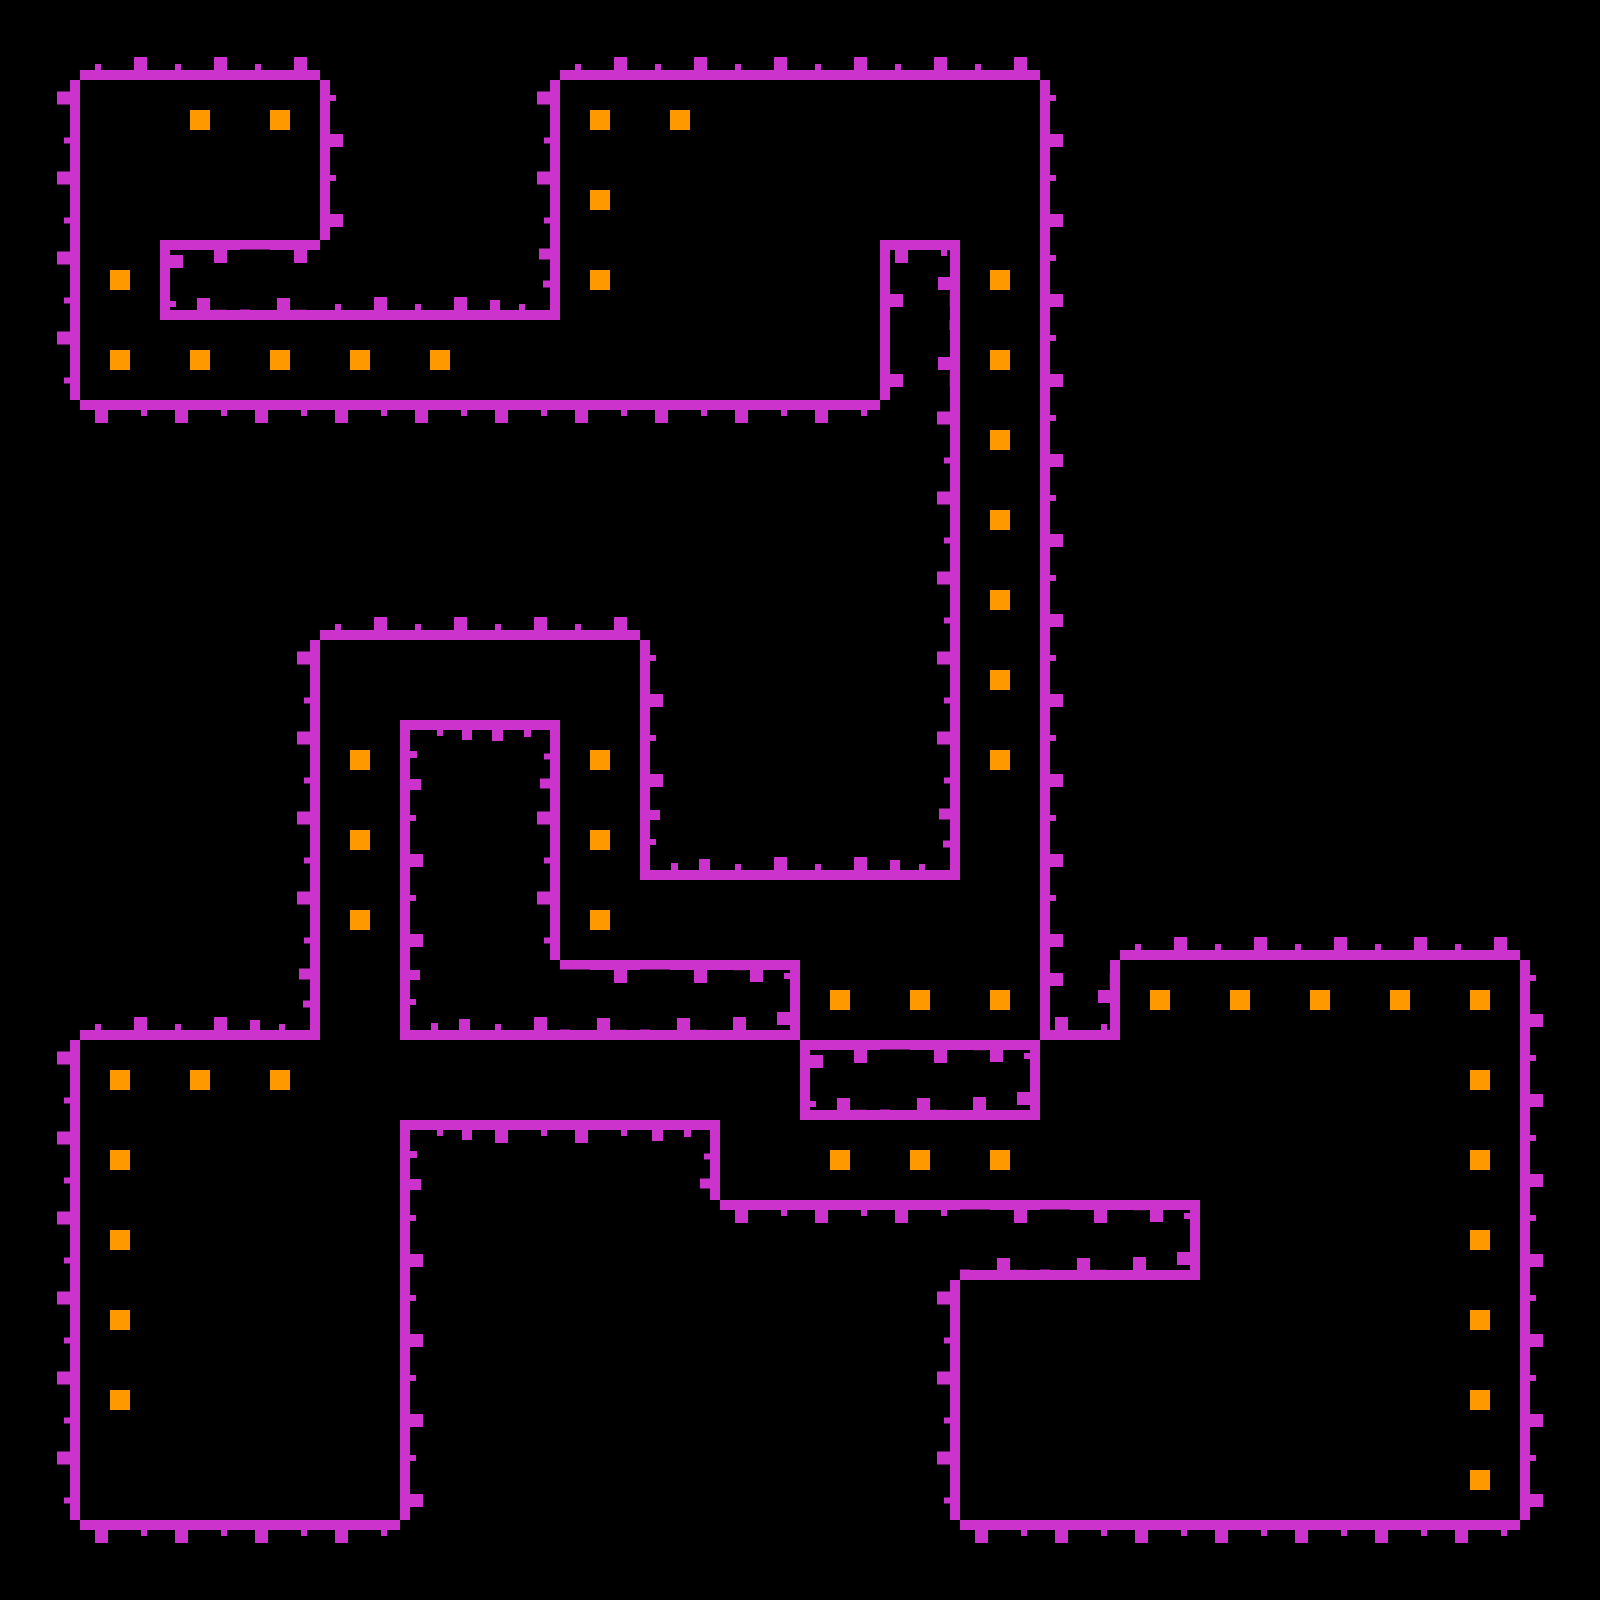

This is a level from a 2D game, rendered from its Tiled map with the project's own tilesets. A one-line summary and the complete map file follow:
An orthogonal 20x20 tile map with 80x80 px tiles, 3 tile layers (Tile Layer 1, Coins, Doors), 4 tilesets.

<map version="1.0" tiledversion="1.1.6" orientation="orthogonal" renderorder="left-up" width="20" height="20" tilewidth="80" tileheight="80" infinite="0" nextobjectid="1">
 <tileset firstgid="1" source="tile.tsx" />
 <tileset firstgid="10" source="tile2.tsx" />
 <tileset firstgid="19" source="tile3.tsx" />
 <tileset firstgid="28" source="tile_coin.tsx" />
 <layer name="Tile Layer 1" width="20" height="20">
  <data encoding="csv">
23,8,8,8,23,23,23,8,8,8,8,8,8,23,0,0,0,0,0,0,
6,0,0,0,4,23,6,0,0,0,0,0,0,4,0,0,0,0,0,0,
6,0,0,0,4,5,6,0,0,0,0,0,0,4,0,0,0,0,0,0,
6,0,13,22,8,8,9,0,0,0,0,11,0,4,0,0,0,0,0,0,
6,0,0,0,0,0,0,0,0,0,0,20,0,4,0,0,0,0,0,0,
23,2,2,2,2,2,2,2,2,2,2,6,0,4,0,0,0,0,0,0,
0,0,0,23,23,23,23,23,23,23,23,6,0,4,0,0,0,0,0,0,
0,0,0,5,8,8,8,8,5,23,23,6,0,4,0,0,0,0,0,0,
0,0,0,6,0,0,0,0,4,23,23,6,0,4,0,0,0,0,0,0,
0,0,0,6,0,1,3,0,4,23,23,6,0,4,0,0,0,0,0,0,
0,0,0,6,0,4,6,0,7,8,8,9,0,4,0,0,0,0,0,0,
0,0,0,6,0,4,6,0,0,0,0,0,0,4,8,8,8,8,8,5,
5,8,8,9,0,7,8,22,22,15,0,0,0,17,0,0,0,0,0,4,
6,0,0,0,0,0,0,0,0,0,13,22,15,0,0,0,0,0,0,4,
6,0,0,0,0,1,2,2,3,0,0,0,0,0,0,0,0,0,0,4,
6,0,0,0,0,4,0,0,5,2,2,2,22,22,15,0,0,0,0,4,
6,0,0,0,0,4,0,0,0,0,0,6,0,0,0,0,0,0,0,4,
6,0,0,0,0,4,0,0,0,0,0,6,0,0,0,0,0,0,0,4,
6,0,0,0,0,4,0,0,0,0,0,6,0,0,0,0,0,0,0,4,
5,2,2,2,2,5,0,0,0,0,0,5,2,2,2,2,2,2,2,5
</data>
 </layer>
 <layer name="Coins" width="20" height="20">
  <data encoding="csv">
0,0,0,0,0,0,0,0,0,0,0,0,0,0,0,0,0,0,0,0,
0,0,28,28,0,0,0,28,28,0,0,0,0,0,0,0,0,0,0,0,
0,0,0,0,0,0,0,28,0,0,0,0,0,0,0,0,0,0,0,0,
0,28,0,0,0,0,0,28,0,0,0,0,28,0,0,0,0,0,0,0,
0,28,28,28,28,28,0,0,0,0,0,0,28,0,0,0,0,0,0,0,
0,0,0,0,0,0,0,0,0,0,0,0,28,0,0,0,0,0,0,0,
0,0,0,0,0,0,0,0,0,0,0,0,28,0,0,0,0,0,0,0,
0,0,0,0,0,0,0,0,0,0,0,0,28,0,0,0,0,0,0,0,
0,0,0,0,0,0,0,0,0,0,0,0,28,0,0,0,0,0,0,0,
0,0,0,0,28,0,0,28,0,0,0,0,28,0,0,0,0,0,0,0,
0,0,0,0,28,0,0,28,0,0,0,0,0,0,0,0,0,0,0,0,
0,0,0,0,28,0,0,28,0,0,0,0,0,0,0,0,0,0,0,0,
0,0,0,0,0,0,0,0,0,0,28,28,28,0,28,28,28,28,28,0,
0,28,28,28,0,0,0,0,0,0,0,0,0,0,0,0,0,0,28,0,
0,28,0,0,0,0,0,0,0,0,28,28,28,0,0,0,0,0,28,0,
0,28,0,0,0,0,0,0,0,0,0,0,0,0,0,0,0,0,28,0,
0,28,0,0,0,0,0,0,0,0,0,0,0,0,0,0,0,0,28,0,
0,28,0,0,0,0,0,0,0,0,0,0,0,0,0,0,0,0,28,0,
0,0,0,0,0,0,0,0,0,0,0,0,0,0,0,0,0,0,28,0,
0,0,0,0,0,0,0,0,0,0,0,0,0,0,0,0,0,0,0,0
</data>
 </layer>
 <layer name="Doors" width="20" height="20">
  <data encoding="csv">
0,0,0,0,0,0,0,0,0,0,0,0,0,0,0,0,0,0,0,0,
0,0,0,0,0,0,0,0,0,0,0,0,0,0,0,0,0,0,0,0,
0,0,0,21,0,0,0,0,0,0,0,0,0,0,0,0,0,0,0,0,
0,0,0,0,0,0,0,0,0,0,0,0,0,0,0,0,0,0,0,0,
0,0,0,0,0,0,0,0,0,0,0,0,0,0,0,0,0,0,0,0,
0,0,0,0,0,0,0,0,0,0,0,0,0,0,0,0,0,0,0,0,
0,0,0,0,0,0,0,0,0,0,0,0,0,0,0,0,0,0,0,0,
0,0,0,0,0,0,0,0,0,0,0,0,0,0,0,0,0,0,0,0,
0,0,0,0,0,0,0,0,0,0,0,0,0,0,0,0,0,0,0,0,
0,0,0,0,0,0,0,0,0,0,0,0,0,0,0,0,0,0,0,0,
0,0,0,0,0,0,0,0,0,0,0,0,0,0,0,0,0,0,0,0,
0,0,0,0,0,0,0,0,0,0,0,0,0,0,0,0,0,0,0,0,
0,0,0,0,0,0,0,0,0,0,0,0,0,0,0,0,0,0,0,0,
0,0,0,0,0,0,0,0,0,0,0,0,0,0,0,0,0,0,0,0,
0,0,0,0,0,0,0,0,0,0,0,0,0,0,0,0,0,0,0,0,
0,0,0,0,0,0,0,0,0,0,0,0,0,0,0,0,0,0,0,0,
0,0,0,0,0,0,0,0,0,0,0,0,0,0,0,0,0,0,0,0,
0,0,0,0,0,0,0,0,0,0,0,0,0,0,0,0,0,0,0,0,
0,0,0,0,0,0,0,0,0,0,0,0,0,0,0,0,0,0,0,0,
0,0,0,0,0,0,0,0,0,0,0,0,0,0,0,0,0,0,0,0
</data>
 </layer>
</map>
